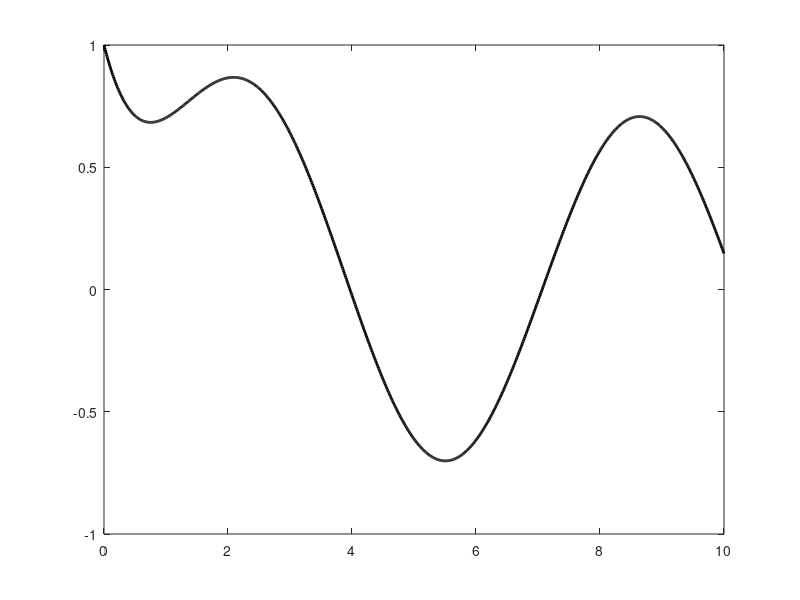

Source code (MATLAB): (Note: this script raises an error after producing the figure.)
% TEST_MULTI_STEP_METHODS 测试Adams-Bashforth和Adams-Moulton多步方法
%   测试多步ODE方法的性能和准确性

% 修复后的test_multi_step_methods.m文件开头部分
% 清除工作区和命令窗口
clear all;
close all;
clc;

% 添加runge_kutta目录到MATLAB路径，以便找到rk4函数
addpath('..\runge_kutta');


fprintf('=== 测试多步ODE方法 ===\n');

%% 测试1：一阶线性ODE（有解析解）
fprintf('\n=== 测试一阶线性ODE ===\n');

% 定义一阶线性ODE：dy/dt = -y + sin(t)
% 解析解：y(t) = (sin(t) - cos(t))/2 + C*exp(-t)
f1 = @(t, y) -y + sin(t);
analytic_solution1 = @(t, y0) (sin(t) - cos(t))/2 + (y0 + 0.5)*exp(-t);

% 初始条件和参数
t0 = 0;
y0 = 1;
t_end = 10;
h = 0.1;

% 精确解
t_exact = t0:0.01:t_end;
y_exact = analytic_solution1(t_exact, y0);

% 使用不同阶数的Adams-Bashforth方法
orders = [2, 3, 4];
colors = {'r', 'g', 'b'};
markers = {'o', 's', 'd'};

figure('Name', 'Adams-Bashforth方法测试（一阶线性ODE）', 'Position', [100, 100, 800, 600]);
plot(t_exact, y_exact, 'k-', 'LineWidth', 2, 'DisplayName', '精确解');

for i = 1:length(orders)
    order = orders(i);
    [t_ab, y_ab] = adams_bashforth(f1, t0, y0, t_end, h, order);
    plot(t_ab, y_ab, [colors{i}, markers{i}], 'LineWidth', 1.5, 'DisplayName', sprintf('Adams-Bashforth %d阶', order));
end

legend('Location', 'best');
title('Adams-Bashforth方法求解一阶线性ODE');
xlabel('时间 t');
ylabel('状态 y');
grid on;

% 计算误差
fprintf('\n=== 一阶线性ODE误差分析 ===\n');
fprintf('方法                | 最大误差\n');
fprintf('----------------------------\n');

for i = 1:length(orders)
    order = orders(i);
    [t_ab, y_ab] = adams_bashforth(f1, t0, y0, t_end, h, order);
    y_exact_ab = analytic_solution1(t_ab, y0);
    max_error = max(abs(y_ab - y_exact_ab'));
    fprintf('Adams-Bashforth %d阶 | %.4e\n', order, max_error);
end

%% 测试2：使用Adams-Moulton方法
title('Adams-Moulton方法求解一阶线性ODE');
figure('Name', 'Adams-Moulton方法测试（一阶线性ODE）', 'Position', [100, 100, 800, 600]);
plot(t_exact, y_exact, 'k-', 'LineWidth', 2, 'DisplayName', '精确解');

for i = 1:length(orders)
    order = orders(i);
    [t_am, y_am] = adams_moulton(f1, t0, y0, t_end, h, order);
    plot(t_am, y_am, [colors{i}, markers{i}], 'LineWidth', 1.5, 'DisplayName', sprintf('Adams-Moulton %d阶', order));
end

legend('Location', 'best');
title('Adams-Moulton方法求解一阶线性ODE');
xlabel('时间 t');
ylabel('状态 y');
grid on;

% 计算Adams-Moulton方法的误差
fprintf('\n=== Adams-Moulton方法误差分析 ===\n');
fprintf('方法                | 最大误差\n');
fprintf('----------------------------\n');

for i = 1:length(orders)
    order = orders(i);
    [t_am, y_am] = adams_moulton(f1, t0, y0, t_end, h, order);
    y_exact_am = analytic_solution1(t_am, y0);
    max_error = max(abs(y_am - y_exact_am'));
    fprintf('Adams-Moulton %d阶 | %.4e\n', order, max_error);
end

%% 测试3：二阶非线性ODE（范德波尔振荡器）
fprintf('\n=== 测试二阶非线性ODE（范德波尔振荡器） ===\n');

% 范德波尔振荡器：d²y/dt² - μ(1 - y²)dy/dt + y = 0
% 转换为一阶系统：y1' = y2, y2' = μ(1 - y1²)y2 - y1
mu = 1.0;
f2 = @(t, y) [y(2); mu*(1 - y(1)^2)*y(2) - y(1)];

% 初始条件和参数
t0 = 0;
y0 = [2; 0];
t_end = 20;
h = 0.05;

% 使用不同方法求解
[t_rk4, y_rk4] = rk4(f2, t0, y0, t_end, h);
[t_ab4, y_ab4] = adams_bashforth(f2, t0, y0, t_end, h, 4);
[t_am4, y_am4] = adams_moulton(f2, t0, y0, t_end, h, 4);

% 绘制结果
figure('Name', '范德波尔振荡器测试', 'Position', [100, 100, 800, 600]);
subplot(1, 2, 1);
plot(t_rk4, y_rk4(:, 1), 'k-', 'LineWidth', 2, 'DisplayName', 'RK4');
hold on;
plot(t_ab4, y_ab4(:, 1), 'r--', 'LineWidth', 1.5, 'DisplayName', 'Adams-Bashforth 4阶');
plot(t_am4, y_am4(:, 1), 'b-.', 'LineWidth', 1.5, 'DisplayName', 'Adams-Moulton 4阶');
hold off;
legend('Location', 'best');
title('范德波尔振荡器：位移响应');
xlabel('时间 t');
ylabel('位移 y');
grid on;

subplot(1, 2, 2);
plot(y_rk4(:, 1), y_rk4(:, 2), 'k-', 'LineWidth', 2, 'DisplayName', 'RK4');
hold on;
plot(y_ab4(:, 1), y_ab4(:, 2), 'r--', 'LineWidth', 1.5, 'DisplayName', 'Adams-Bashforth 4阶');
plot(y_am4(:, 1), y_am4(:, 2), 'b-.', 'LineWidth', 1.5, 'DisplayName', 'Adams-Moulton 4阶');
hold off;
legend('Location', 'best');
title('范德波尔振荡器：相图');
xlabel('位移 y');
ylabel('速度 dy/dt');
grid on;

% 计算与RK4方法的误差
fprintf('\n=== 范德波尔振荡器误差分析（与RK4对比） ===\n');

% 由于时间步长相同，直接比较对应索引
    % 确保时间向量长度相同
    min_len = min(length(y_ab4), length(y_rk4));
    y_rk4_ab = y_rk4(1:min_len, :);
    y_ab4_trimmed = y_ab4(1:min_len, :);
    error_ab4 = max(max(abs(y_ab4_trimmed - y_rk4_ab)));

    min_len = min(length(y_am4), length(y_rk4));
    y_rk4_am = y_rk4(1:min_len, :);
    y_am4_trimmed = y_am4(1:min_len, :);
    error_am4 = max(max(abs(y_am4_trimmed - y_rk4_am)));

fprintf('Adams-Bashforth 4阶 | 最大误差: %.4e\n', error_ab4);
fprintf('Adams-Moulton 4阶   | 最大误差: %.4e\n', error_am4);

fprintf('\n=== 测试完成 ===\n');
